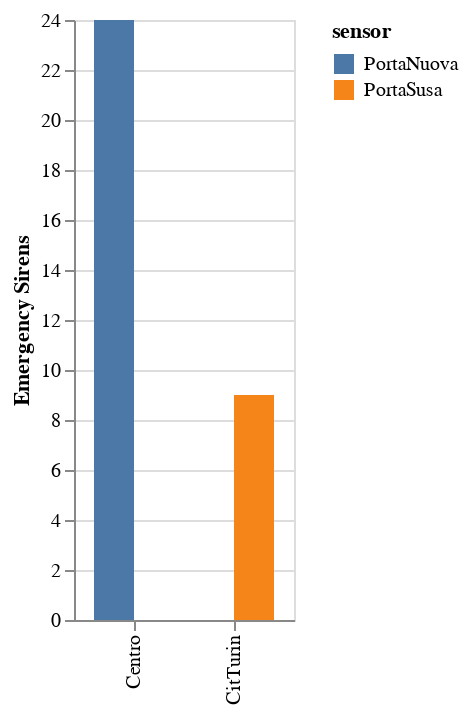

This figure's notebook cell:
### Code cell
DeepnoteChart(is_ambulance, """{"layer":[{"layer":[{"mark":{"clip":true,"type":"bar","tooltip":true},"encoding":{"x":{"axis":{"title":null},"sort":null,"type":"nominal","field":"quartiere","scale":{"type":"linear"}},"y":{"axis":{"title":"Emergency Sirens"},"sort":null,"type":"quantitative","field":"emergencySirens","scale":{"type":"linear"},"format":{"type":"default","decimals":null},"aggregate":"sum","formatType":"numberFormatFromNumberType"},"color":{"sort":null,"type":"nominal","field":"sensor","scale":{"scheme":"tableau10"}},"xOffset":{"sort":null,"type":"nominal","field":"sensor"}}}]}],"title":"","config":{"legend":{}},"$schema":"https://vega.github.io/schema/vega-lite/v5.json","encoding":{}}""")

### Figure 1 — Vega-Lite specification as saved in the notebook (floating-point values rounded to 4 significant figures)
{"$schema": "https://vega.github.io/schema/vega-lite/v5.json", "encoding": {}, "layer": [{"layer": [{"mark": {"type": "bar", "tooltip": true, "clip": true}, "encoding": {"x": {"field": "quartiere", "type": "nominal", "sort": null, "axis": {"title": null}, "scale": {"type": "linear"}}, "y": {"field": "emergencySirens", "type": "quantitative", "aggregate": "sum", "sort": null, "axis": {"title": "Emergency Sirens"}, "scale": {"type": "linear"}, "formatType": "numberFormatFromNumberType", "format": {"type": "default", "decimals": null}}, "color": {"field": "sensor", "type": "nominal", "sort": null, "scale": {"scheme": "tableau10"}}, "xOffset": {"field": "sensor", "type": "nominal", "sort": null}}}]}], "title": "", "config": {"legend": {}}, "data": {"values": [{"emergencySirens": 1, "sensor": "PortaNuova", "timestamps": 1681896489791, "quartiere": "Centro", "year": 2023, "month": 4, "day": 19, "weekday": 2, "hour": 9}, {"emergencySirens": 1, "sensor": "PortaNuova", "timestamps": 1681896493005, "quartiere": "Centro", "year": 2023, "month": 4, "day": 19, "weekday": 2, "hour": 9}, {"emergencySirens": 1, "sensor": "PortaNuova", "timestamps": 1681896496334, "quartiere": "Centro", "year": 2023, "month": 4, "day": 19, "weekday": 2, "hour": 9}, {"emergencySirens": 1, "sensor": "PortaNuova", "timestamps": 1681896514638, "quartiere": "Centro", "year": 2023, "month": 4, "day": 19, "weekday": 2, "hour": 9}, {"emergencySirens": 1, "sensor": "PortaNuova", "timestamps": 1681896520223, "quartiere": "Centro", "year": 2023, "month": 4, "day": 19, "weekday": 2, "hour": 9}, {"emergencySirens": 1, "sensor": "PortaNuova", "timestamps": 1681896523458, "quartiere": "Centro", "year": 2023, "month": 4, "day": 19, "weekday": 2, "hour": 9}, {"emergencySirens": 1, "sensor": "PortaNuova", "timestamps": 1681896526742, "quartiere": "Centro", "year": 2023, "month": 4, "day": 19, "weekday": 2, "hour": 9}, {"emergencySirens": 1, "sensor": "PortaNuova", "timestamps": 1681896532705, "quartiere": "Centro", "year": 2023, "month": 4, "day": 19, "weekday": 2, "hour": 9}, {"emergencySirens": 1, "sensor": "PortaNuova", "timestamps": 1681896536084, "quartiere": "Centro", "year": 2023, "month": 4, "day": 19, "weekday": 2, "hour": 9}, {"emergencySirens": 1, "sensor": "PortaNuova", "timestamps": 1681896541959, "quartiere": "Centro", "year": 2023, "month": 4, "day": 19, "weekday": 2, "hour": 9}, {"emergencySirens": 1, "sensor": "PortaNuova", "timestamps": 1681896545289, "quartiere": "Centro", "year": 2023, "month": 4, "day": 19, "weekday": 2, "hour": 9}, {"emergencySirens": 1, "sensor": "PortaNuova", "timestamps": 1681896551139, "quartiere": "Centro", "year": 2023, "month": 4, "day": 19, "weekday": 2, "hour": 9}, {"emergencySirens": 1, "sensor": "PortaNuova", "timestamps": 1681896554188, "quartiere": "Centro", "year": 2023, "month": 4, "day": 19, "weekday": 2, "hour": 9}, {"emergencySirens": 1, "sensor": "PortaNuova", "timestamps": 1681896557012, "quartiere": "Centro", "year": 2023, "month": 4, "day": 19, "weekday": 2, "hour": 9}, {"emergencySirens": 1, "sensor": "PortaNuova", "timestamps": 1681897712892, "quartiere": "Centro", "year": 2023, "month": 4, "day": 19, "weekday": 2, "hour": 9}, {"emergencySirens": 1, "sensor": "PortaNuova", "timestamps": 1681897718958, "quartiere": "Centro", "year": 2023, "month": 4, "day": 19, "weekday": 2, "hour": 9}, {"emergencySirens": 1, "sensor": "PortaNuova", "timestamps": 1681897724825, "quartiere": "Centro", "year": 2023, "month": 4, "day": 19, "weekday": 2, "hour": 9}, {"emergencySirens": 1, "sensor": "PortaNuova", "timestamps": 1681897726982, "quartiere": "Centro", "year": 2023, "month": 4, "day": 19, "weekday": 2, "hour": 9}, {"emergencySirens": 1, "sensor": "PortaNuova", "timestamps": 1681897730506, "quartiere": "Centro", "year": 2023, "month": 4, "day": 19, "weekday": 2, "hour": 9}, {"emergencySirens": 1, "sensor": "PortaNuova", "timestamps": 1681897733711, "quartiere": "Centro", "year": 2023, "month": 4, "day": 19, "weekday": 2, "hour": 9}, {"emergencySirens": 1, "sensor": "PortaNuova", "timestamps": 1681897736667, "quartiere": "Centro", "year": 2023, "month": 4, "day": 19, "weekday": 2, "hour": 9}, {"emergencySirens": 1, "sensor": "PortaNuova", "timestamps": 1681897739497, "quartiere": "Centro", "year": 2023, "month": 4, "day": 19, "weekday": 2, "hour": 9}, {"emergencySirens": 1, "sensor": "PortaNuova", "timestamps": 1681897742704, "quartiere": "Centro", "year": 2023, "month": 4, "day": 19, "weekday": 2, "hour": 9}, {"emergencySirens": 1, "sensor": "PortaNuova", "timestamps": 1681897744372, "quartiere": "Centro", "year": 2023, "month": 4, "day": 19, "weekday": 2, "hour": 9}, {"emergencySirens": 1, "sensor": "PortaSusa", "timestamps": 1681897765858, "quartiere": "CitTurin", "year": 2023, "month": 4, "day": 19, "weekday": 2, "hour": 9}, {"emergencySirens": 1, "sensor": "PortaSusa", "timestamps": 1681897768762, "quartiere": "CitTurin", "year": 2023, "month": 4, "day": 19, "weekday": 2, "hour": 9}, {"emergencySirens": 1, "sensor": "PortaSusa", "timestamps": 1681897771997, "quartiere": "CitTurin", "year": 2023, "month": 4, "day": 19, "weekday": 2, "hour": 9}, {"emergencySirens": 1, "sensor": "PortaSusa", "timestamps": 1681897774896, "quartiere": "CitTurin", "year": 2023, "month": 4, "day": 19, "weekday": 2, "hour": 9}, {"emergencySirens": 1, "sensor": "PortaSusa", "timestamps": 1681897777856, "quartiere": "CitTurin", "year": 2023, "month": 4, "day": 19, "weekday": 2, "hour": 9}, {"emergencySirens": 1, "sensor": "PortaSusa", "timestamps": 1681897780733, "quartiere": "CitTurin", "year": 2023, "month": 4, "day": 19, "weekday": 2, "hour": 9}, {"emergencySirens": 1, "sensor": "PortaSusa", "timestamps": 1681897782953, "quartiere": "CitTurin", "year": 2023, "month": 4, "day": 19, "weekday": 2, "hour": 9}, {"emergencySirens": 1, "sensor": "PortaSusa", "timestamps": 1681897787065, "quartiere": "CitTurin", "year": 2023, "month": 4, "day": 19, "weekday": 2, "hour": 9}, {"emergencySirens": 1, "sensor": "PortaSusa", "timestamps": 1681897790017, "quartiere": "CitTurin", "year": 2023, "month": 4, "day": 19, "weekday": 2, "hour": 9}]}}
